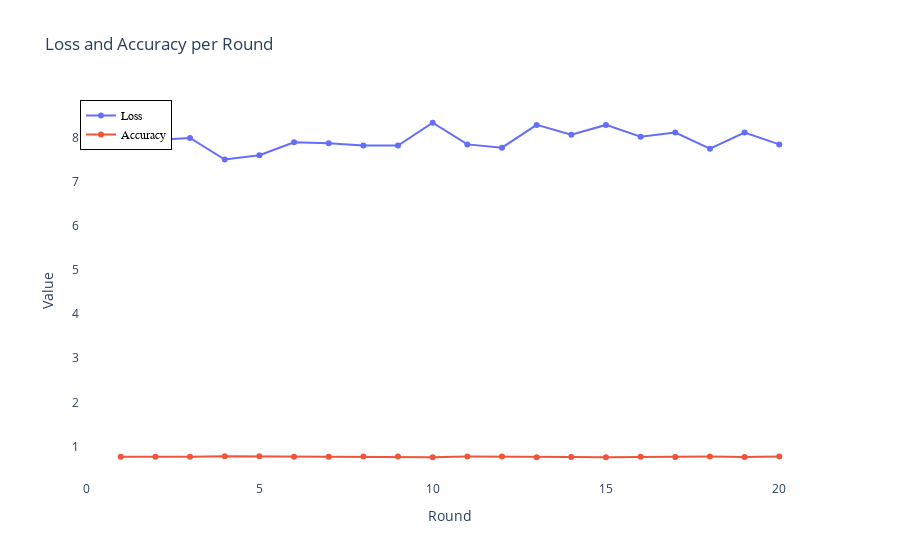

Write notebook code for a chart like this one.
### Code cell
# Read the data from the CSV file
data = pd.read_csv("aggregated_results.csv")

# Create the figure
fig = go.Figure()

# Add the scatter trace for loss
fig.add_trace(go.Scatter(
    x=data["Round"],
    y=data["Loss"],
    mode="lines+markers",
    name="Loss"
))

# Add the scatter trace for accuracy
fig.add_trace(go.Scatter(
    x=data["Round"],
    y=data["Accuracy"],
    mode="lines+markers",
    name="Accuracy"
))

# Set the layout
fig.update_layout(
    title="Loss and Accuracy per Round",
    xaxis_title="Round",
    yaxis_title="Value",
    legend=dict(
        x=0,
        y=1,
        traceorder="normal",
        font=dict(
            family="sans-serif",
            size=12,
            color="black"
        ),
        bgcolor="white",
        bordercolor="Black",
        borderwidth=1
    ),
    plot_bgcolor="white"
)

# Show the figure
fig.show()

### Figure 1 — Plotly figure (JSON) as saved in the notebook; plotly's stock layout.template omitted (floating-point values rounded to 4 significant figures)
{"data": [{"mode": "lines+markers", "name": "Loss", "type": "scatter", "x": [1, 2, 3, 4, 5, 6, 7, 8, 9, 10, 11, 12, 13, 14, 15, 16, 17, 18, 19, 20], "y": [7.869, 7.942, 7.991, 7.501, 7.599, 7.893, 7.869, 7.82, 7.82, 8.334, 7.844, 7.771, 8.285, 8.065, 8.285, 8.016, 8.114, 7.746, 8.114, 7.844]}, {"mode": "lines+markers", "name": "Accuracy", "type": "scatter", "x": [1, 2, 3, 4, 5, 6, 7, 8, 9, 10, 11, 12, 13, 14, 15, 16, 17, 18, 19, 20], "y": [0.7722, 0.77, 0.7686, 0.7828, 0.78, 0.7715, 0.7722, 0.7736, 0.7736, 0.7587, 0.7729, 0.775, 0.7601, 0.7665, 0.7601, 0.7679, 0.7651, 0.7757, 0.7651, 0.7729]}], "layout": {"legend": {"bgcolor": "white", "bordercolor": "Black", "borderwidth": 1, "font": {"color": "black", "family": "sans-serif", "size": 12}, "traceorder": "normal", "x": 0, "y": 1}, "plot_bgcolor": "white", "title": {"text": "Loss and Accuracy per Round"}, "xaxis": {"title": {"text": "Round"}}, "yaxis": {"title": {"text": "Value"}}}}
